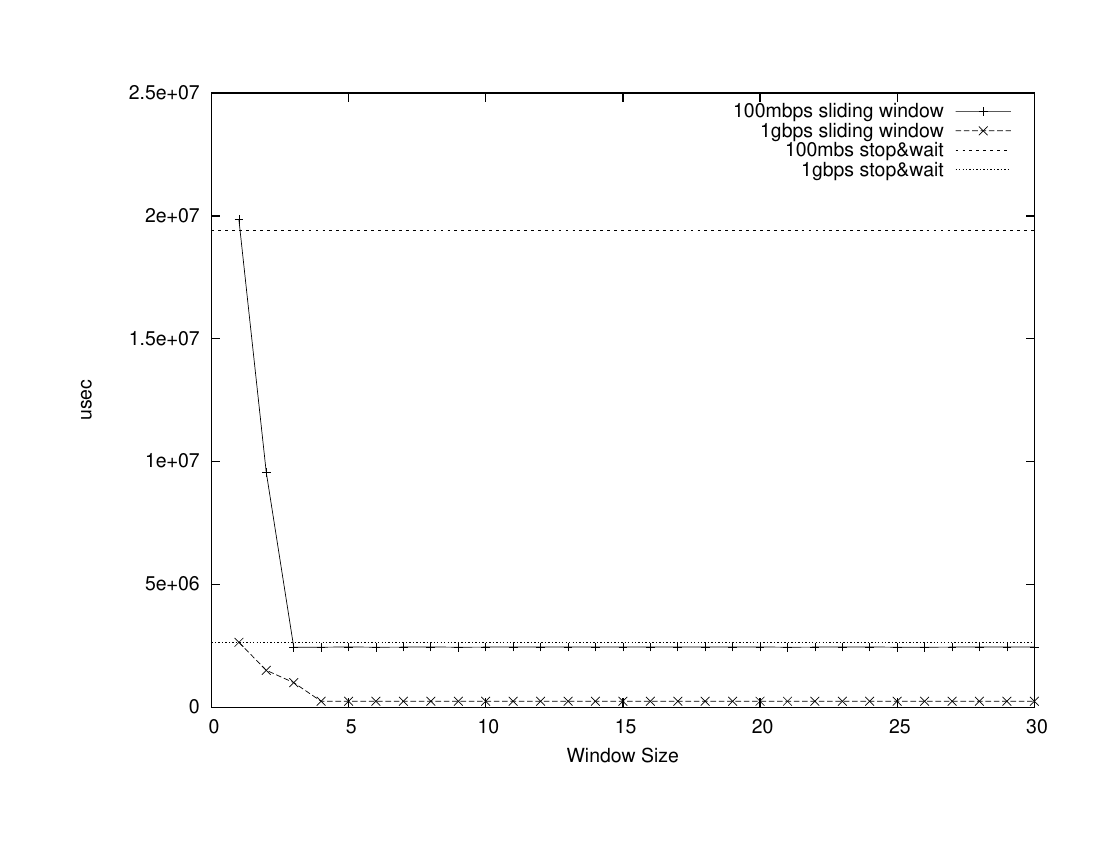

The script that saved this image:
set terminal postscript landscape
set nolabel
set xlabel "Window Size"
set xrange [0:30]
set ylabel "usec"
set yrange [0:25000000]
set output "udp.ps"
plot "100mbpsSW.dat" title "100mbps sliding window" with linespoints, "1gbpsSW.dat" title "1gbps sliding window" with linespoints, 16734666 title "100mbs stop&wait" with line, 2647294 title "1gbps stop&wait" with line
